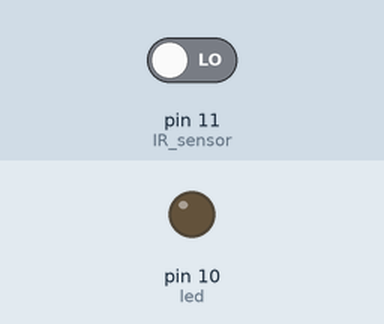
Bench run of a sketch on a simulated Arduino Uno, built with avr-gcc and run on an emulated ATmega328P. Shown: output pins drawn as LEDs (lit = HIGH). The test bench sets the inputs (shaded band); at power-on: pin 11 (IR_sensor) LOW.

Above: at 1.2 s.
1.3 s: pin 11 (IR_sensor) driven HIGH
At 1.6 s:
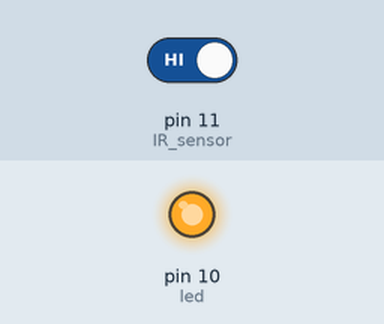
2.8 s: pin 11 (IR_sensor) driven LOW
At 4.0 s:
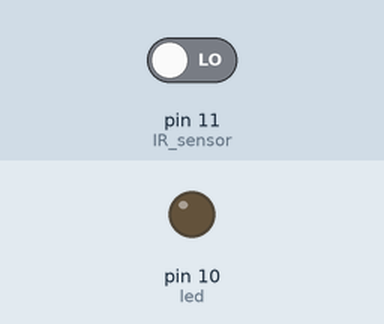
Timing chart, 0 to 5.8 s (numbered marks = the images above; inputs shaded):
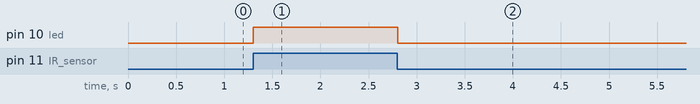

The sketch:

Device_IR_sensor_test.ino
```cpp
int IR_sensor = 11;
int led = 10;

void setup()
{
  pinMode(led, OUTPUT);
  pinMode(IR_sensor, INPUT);
}

void loop()
{
  if(digitalRead(IR_sensor)==HIGH) {
    digitalWrite(led, HIGH);
    delay(10);
  }
  else {
    digitalWrite(led, LOW);
    delay(10);
  }
}
```

Measured:
- after the input at 1.3 s, pin 10 (led): LOW → HIGH at once
- after the input at 2.8 s, pin 10 (led): HIGH → LOW at once
